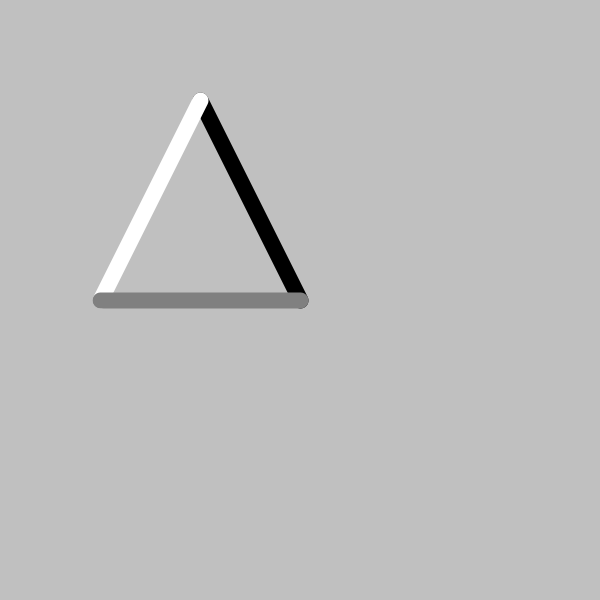
Frame 1 (no input)
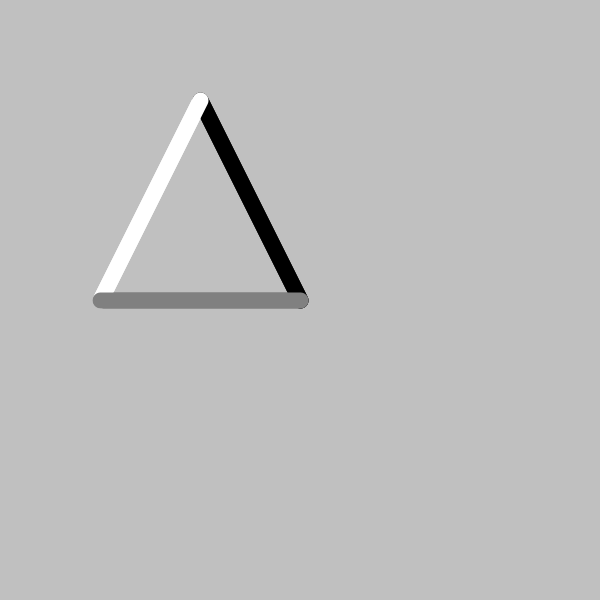
Frame 2 (the mouse pressed at the canvas centre, redrawn once)

The Processing sketch that drew these frames (run headless with seeded random() and noise(); the mouse was pressed at the canvas centre and the sketch redrawn once):

// Processing sketch: linie
// ── linie.pde

void setup(){
  size(600,600);

  noLoop();

  smooth();

  background(192);
  
}

void draw(){
  stroke(0);
  strokeWeight(16);
  line(200,100,300,300);
  
  stroke(255);
  strokeWeight(16);
  line(200,100,100,300);
  
  stroke(128);
  strokeWeight(16);
  line(100,300,300,300);
}
